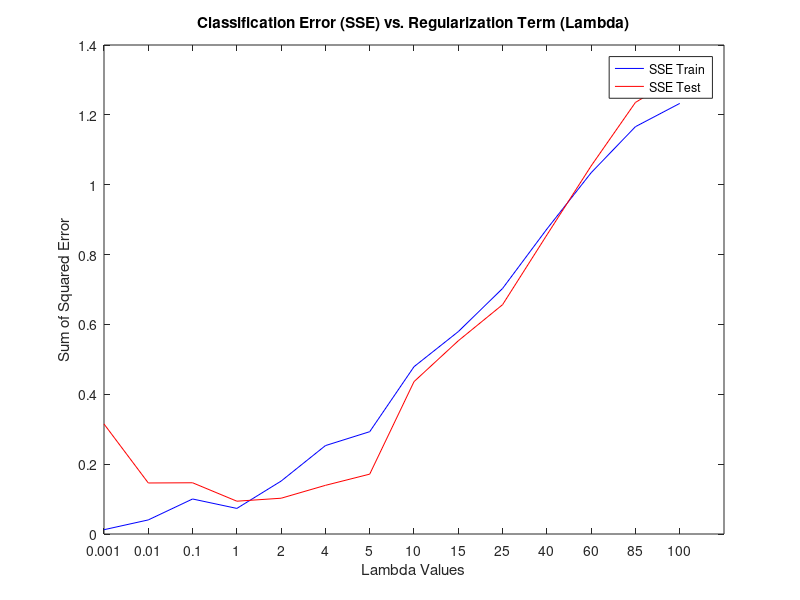
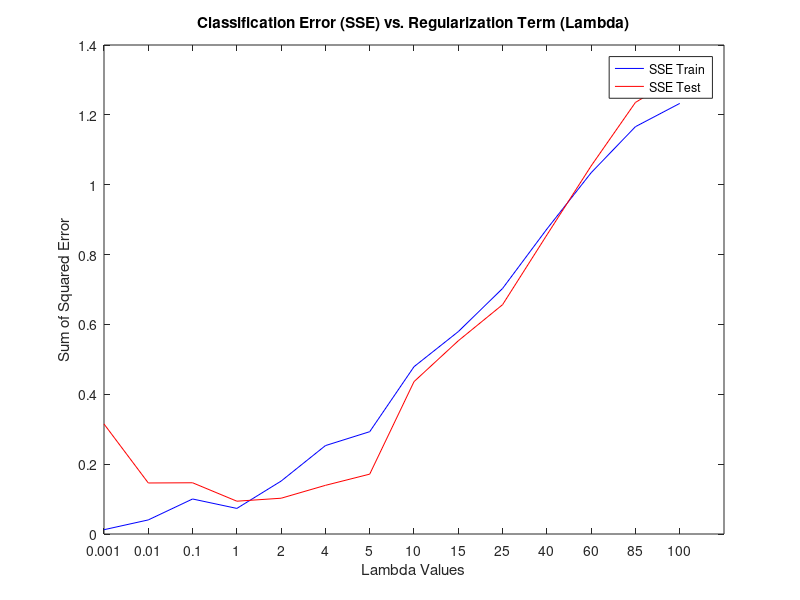
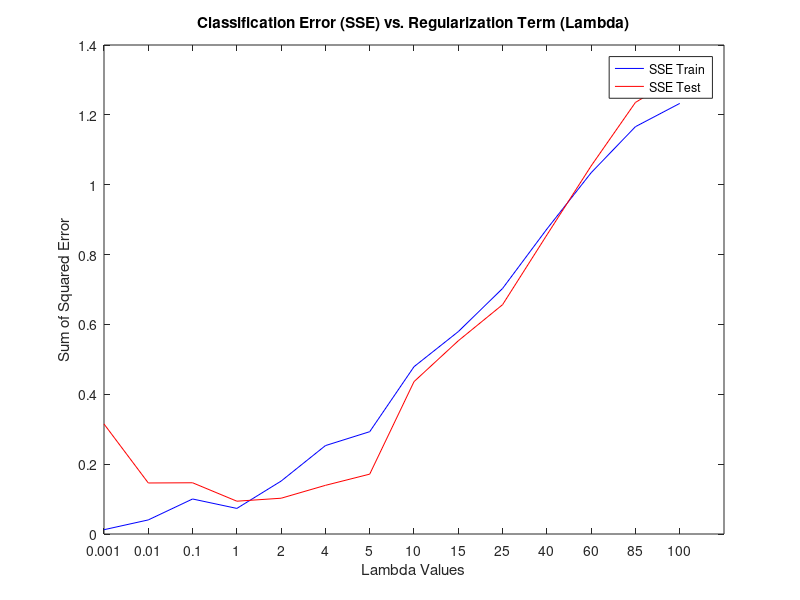

Recreate these plots in MATLAB, in order.
% Linear Regression with L2 Regularization
% Closed-form solution
% Author: Amir Azarbakht <azarbaam@eecs.oregonstate.edu>
% Date: 2014-04-15

% Part 2. Exploration

clear all;
close all;
% import the data
data = csvread('train.csv');

% Normalize the data into a [0,1] range
for j = 2:(size(data,2)),
    minFeatureVec = min(data(:,j));
    maxFeatureVec = max(data(:,j));
    for i = 1:size(data,1),
        if maxFeatureVec ~= minFeatureVec
            data(i,j) = (data(i,j) - minFeatureVec)/abs(maxFeatureVec - minFeatureVec);
        else
            disp('Normalization Error! Min and Max of a feature vector are equal. ')
        end
    end
end

Y = data(:,46);
X = data(:,1:45);



data_test = csvread('test.csv');
clear minFeatureVec maxFeatureVec;

% Normalize the data into a [0,1] range
for j = 2:(size(data_test,2)),
    minFeatureVec = min(data_test(:,j));
    maxFeatureVec = max(data_test(:,j));
    for i = 1:size(data_test,1),
        if maxFeatureVec ~= minFeatureVec
            data_test(i,j) = (data_test(i,j) - minFeatureVec)/abs(maxFeatureVec - minFeatureVec);
        else
            disp('Normalization Error! Min and Max of a feature vector are equal. ')
        end
    end
end

Y_test = data_test(:,46);
X_test = data_test(:,1:45);


lambdaSet = [0, 0.001, 0.01, 0.1, 1, 2, 4, 5, 10, 15, 25, 40, 60, 85, 100];

[dimX1, dimX2] = size(X);
[dimL1, dimL2] = size(lambdaSet);

SSE_train = Inf(size(lambdaSet));
SSE_test = Inf(size(lambdaSet));
w = zeros(dimX2,dimL2);

for j = 1: dimL2,
    lambda = lambdaSet(1,j);
    % calculate w
    w(:,j) = (inv((lambda * eye(size(X' * X))) + X' * X)) * X' * Y;
    
    % X(X<0)=0; % Replaces all negative entries of X with 0
    % replace all small valued in w with 0
    temp = w(:,j);
    temp(abs(temp)<0.01)=0;
    w(:,j) = temp;
    
    % calculate Sum of Squared Error for the training set
    SUMSSE_train = 0;
    SUMSSE_test = 0;
    
    for  i = 1:dimX1,
        SUMSSE_train = SUMSSE_train + ((( w(:,j)' * X(i,:)') - Y(i,1))^2);
        % calculate Sum of Squared Error for the test set
        SUMSSE_test = SUMSSE_test + (((w(:,j)' * X_test(i,:)') - Y_test(i,1))^2);
    end
    SSE_train(1,j) = 0.5 * (SUMSSE_train);
    SSE_test(1,j) = 0.5 * (SUMSSE_test);    
end

SSE_train
SSE_test

% save the SSE results as a file

csvwrite('SSE_train.csv', SSE_train);
csvwrite('SSE_test.csv', SSE_test);
fig1_lasso = [lambdaSet; SSE_train; SSE_test];
csvwrite('fig1_lasso.csv', fig1_lasso);


% Plot the SSE vs. lambda
figure1 = figure('Color',[1 1 1]);
axes1 = axes('Parent',figure1,...
    'XTickLabel',{'0.001','0.01','0.1','1','2','4','5','10','15','25','40','60','85','100'},...
    'XTick',[0 1 2 3 4 5 6 7 8 9 10 11 12 13]);
box(axes1,'on');
hold(axes1,'all');

plot((0:1:(size(SSE_train,2)-2)), SSE_train(2:end), 'b');
hold on;
plot((0:1:(size(SSE_test,2)-2)), SSE_test(2:end), 'r');

title({'Classification Error (SSE) vs. Regularization Term (Lambda)'});
legend('SSE Train', 'SSE Test');
xlabel('Lambda Values');
ylabel('Sum of Squared Error');

% save as PNG and EPS
saveas(1, 'Sparsed_Regression_Classification_Error_SSE_vs_Regularization_Term_Lambda', 'epsc2');
saveas(1, 'Sparsed_Regression_Classification_Error_SSE_vs_Regularization_Term_Lambda', 'png');
saveas(1, 'Sparsed_Regression_Classification_Error_SSE_vs_Regularization_Term_Lambda', 'fig');


% [a,b] = min(SSE_test)
% [a,b] = max(SSE_test)
% [a,b] = min(SSE_train)
